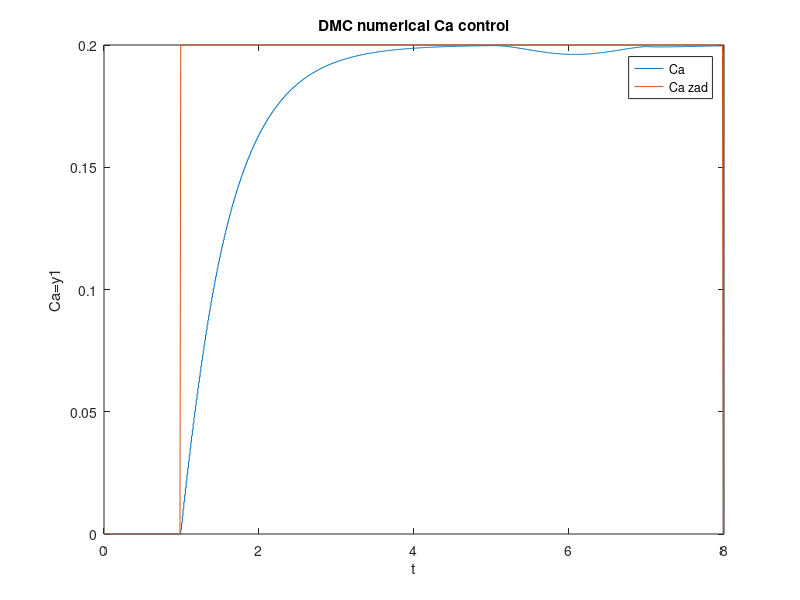
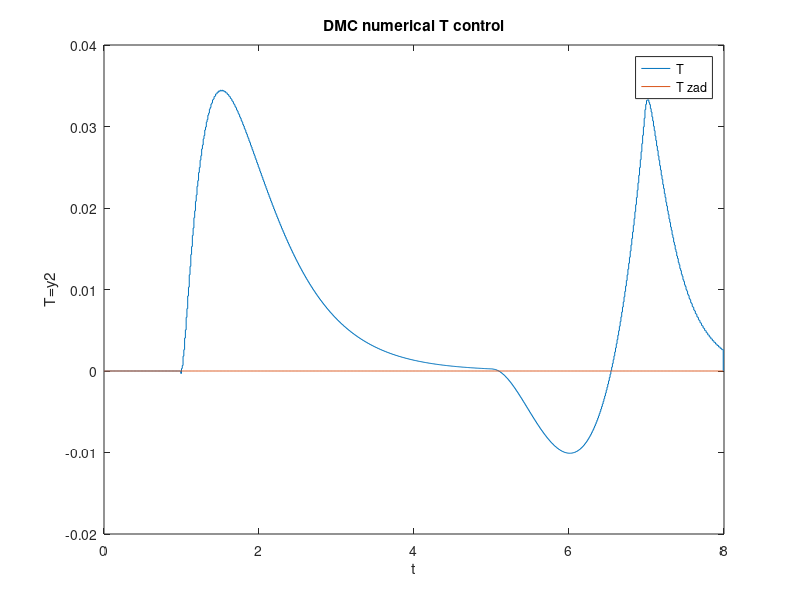

These figures' MATLAB source, in order:
clear all;
close all;

%%%%%%%%%%%%%%Continious model%%%%%%%%%%%%%%%%
A=[-1.1176 -0.0160;
   15.2857 -0.7933];

B=[1.0  0;
   0    -1.3935];

C=[1 0;
   0 1];

D=[0 0;
    0 0];
%%%%%%%%%%%%%%%%%%%%%%%%%%%%%%%%%%%%%%%%%%%%%%%
%%%%%%%%%%%%%Discrete_model%%%%%%%%%%%%%%%%%%%%
Tp=0.01;

Ad=[0.9889     -0.0001585; 
    0.1514     0.9921];

Bd=[0.009944   1.108e-06   -7.95e-07   -1.49e-06;
    0.0007594  -0.01388    0.00996      0.01866  ];

Cd=[1  0;
    0  1];

Dd=[0 0 0 0;
    0 0 0 0];
%%%%%%%%%%%%%%%%%%%%%%%%%%%%%%%%%%%%%%%%%%%%%%%%%
%%%%%%Discrete continious transfer model%%%%%%%%%
Tfinal=6;
t=0:Tp:(Tfinal-Tp);
Dyn=length(t);

sys_c=tf(ss(A,B,C,D));
sys_d=tf(ss(Ad,Bd,Cd,Dd,0.01));

ny=2;
nu=4;


Y=step(sys_d,t);
S=zeros(ny,Dyn*nu);

for i=1.0:1.0:Dyn
    for j=1:1:nu
        for k=1:1:ny
        S(k,nu*(i-1)+j)=Y(i,k,j);
        end
    end
end
%%%%%%%%%%%%%%%%%%%%%%%%%%%%%%%%%%%%%%%%%%%%%%%%%%%
%%%%%%%%%%%%Params for DMC%%%%%%%%%%%%%%%%%%%%%%%%%
N=200;
Nu=2;
M=zeros(N*ny,nu*Nu);
Mp=zeros(N*ny,nu*(Dyn-1));

%%%M matrix%%%
for f=1:1:Nu
for i=1:1:N
    
    for j=1:1:nu
        
        for k=1:1:ny
           
        if  ( (i-1)*nu+j-(f-1)*nu <= 0 )
             M(ny*(i-1)+k,j+(f-1)*nu )=0;
        else    
             M(ny*(i-1)+k,j+(f-1)*nu )=S(k,(i-1)*nu+j-(f-1)*nu);
        end
        
        end
        
        
    
    end
     
end
end
%%%Mp matrix%%%

for i=1:1:N
   
    for j=1:1:(Dyn-1)
    
        for k=1:1:nu
            
            for f=1:1:ny
                if(k+(i+j-1)*nu<=Dyn*nu)
                Mp(ny*(i-1)+f,nu*(j-1)+k)=S(f,k+(i+j-1)*nu)-S(f,k+(j-1)*nu);
                else
                Mp(ny*(i-1)+f,nu*(j-1)+k)=S(f,k+Dyn*(nu-1))-S(f,k+(j-1)*nu); 
                end
            end
        end
  
    end    
    
end    
%%%K matrix%%%
Alpha=eye(Nu*nu,Nu*nu);
Fi=eye(N*ny,N*ny);

K=inv((M'*Fi*M+Alpha))*M'*Fi;

Ke=zeros(nu,2);
% Ke=zeros(4,2);
for i=1:1:N
Ke=Ke+K(1:nu,(2*(i-1)+1):(2*(i-1)+2));
end

Ku=K(1:nu,1:N*ny);
 

%%%%%%%%%%%%%%%%%%%%%%%%%%%%%%%%%%%%%%%%%%%%%%%%%%%
%%%%%%%%%%%DMC_analitical simualation%%%%%%%%%%%%%%
% Uhist=zeros((Dyn-1)*nu,1);
% 
% 
% U=zeros(4,1);
% 
% Tsim=8;
% t_sim=0:Tp:(Tsim-Tp);
% 
% X=zeros(2,length(t_sim));
% 
% Xzad=zeros(2,length(t_sim));
% 
% %%Disturbance%%
% Tin_dist=0.0;
% TCin_dist=0.0;%-16.0;
% maxU1 = 0.5;
% minU2 = -5;
% 
% for i=1:1:(length(t_sim)-1)
%     
%     
%     if(i>=100)
%         Xzad(:,i)=[0.4;0.0];
%     end    
%     
%     e=Xzad(:,i)-X(:,i);
%     dU=Ke*e-Ku*Mp*Uhist;
%     
%     for f=1:1:(Dyn-2)
%         for j=1:1:4
%             Uhist(nu*(Dyn-2)-nu*(f-1)+j)=Uhist(nu*(Dyn-2)-nu*(f)+j);
%         end
%     end
%     
%     Uprev=U;
%     U=U+dU;
%     
%     %%%Seting uncontrolled u%%%
%     U(3,1)=0+Tin_dist;
%     U(4,1)=0+TCin_dist;
%     
%     %%%Limits for input%%%
%     if U(1,1)>maxU1
%         U(1,1)=maxU1;
%     end
%     
%      if U(2,1)<minU2
%         U(2,1)=minU2;
%     end
%     
%         
%     Uhist(1:4)=U-Uprev;
%      
%     
%     X(:,i+1)=Ad*X(:,i)+Bd*(U);
%     
% 
% end
% 
% figure(1)
% stairs(t_sim,X(1,:));
% hold on
% plot(t_sim,Xzad(1,:));
% title({'DMC Ca control'})
% xlabel('t') % x-axis label
% ylabel('Ca=y1') % y-axis label
% legend('Ca','Ca zad')
% print('DMC_anal_Ca','-djpeg','-r 300')
% 
% figure(2)
% stairs(t_sim,X(2,:));
% hold on
% plot(t_sim,Xzad(2,:));
% title({'DMC T control'})
% xlabel('t') % x-axis label
% ylabel('T=y2') % y-axis label
% legend('T','T zad')
% print('DMC_anal_T','-djpeg','-r 300')
%%%%%%%%%%%%%%%%%%%%%%%%%%%%%%%%%%%%%%%%%%%%%%%%%%%
%%%%%%%%%%%DMC_numerical simualation%%%%%%%%%%%%%%%
% 
% Xzad_n=zeros(N*ny,1);
% Xn = zeros(N*ny,1);
% 
% Xmax = ones(N*ny,1)*200;
% Xmin = ones(N*ny,1)*-200;
% 
% Uhist=zeros((Dyn-1)*nu,1);
% dU=zeros(nu*Nu,1);
% 
% Umin=ones(nu*Nu,1)*-100;
% Umax=ones(nu*Nu,1)*100;
% 
% 
% H=2*(M'*Fi*M+Alpha);
% 
% I = eye(nu,nu);
% J = zeros(Nu*nu,Nu*nu);
% for i=1:1:Nu
%     for j=1:1:Nu
%         for f=1:1:nu
%             for k=1:1:nu
%                 J(4*(i-1)+f,4*(j-1)+k)=I(f,k);
%             end
%         end
%     end
% end
% 
% Aqp = [-J; J; -M; M];
% 
% 
% 
% Tsim=8;
% t_sim=0:Tp:(Tsim-Tp);
% 
% dUmax=ones(nu*Nu,1)*1;
% dUmin=ones(nu*Nu,1)*-1;
% 
% Xout=zeros(ny, length(t_sim));
% Xzad_out=zeros(ny, length(t_sim));
% U=zeros(nu,length(t_sim));
% Uutil=zeros(Nu*nu,length(t_sim));
% 
% 
% for i=1:1:(length(t_sim)-1)
%    
%     if(i==100)
%        for c=1:1:N
%            Xzad_n((c-1)*ny+1,1)=0.2;
%        end
%     end
%     
%      X0=Xn+Mp*Uhist;
%      
%      f=(-2*M'*Fi*(Xzad_n-Xn));
%    
%      Uutil_del=zeros(Nu*nu,1); 
%      if(i>1)
%          Uutil_del=Uutil(:,i-1);
%      end
%      
%      b = [-Umin+Uutil_del;Umax-Uutil_del;-Xmin+X0;Xmax-X0;];   
%      
%      dU=quadprog(H,f,Aqp,b,[],[],dUmin,dUmax);
%           
%      U(:,i)=U(:,i)+dU(1:nu,1); 
%      Uutil(:,i)=Uutil(:,i)+dU(:,1);
%      
%      Uhist(1:nu)=U(:,i);
%      
%      for f=1:1:(Dyn-2)
%          for j=1:1:4
%              Uhist(nu*(Dyn-2)-nu*(f-1)+j)=Uhist(nu*(Dyn-2)-nu*(f)+j);
%          end
%      end
% 
%     for j=1:1:(N-1)
%         
%             Ualg=U(:,i);
%         
%             if( (j<=Nu) && (j>1))
%                 Ualg=Ualg+dU(nu*(j-1)+1:nu*(j),1);
%             end
%             
%         Xn( (j)*ny+1:(j+1)*ny,1)=Ad*Xn( (j-1)*ny+1:(j)*ny,1)+Bd*Ualg;
%     end        
% 
%     Xout(:,i)=Xn(ny+1:2*ny,1);
%     Xzad_out(:,i)=Xzad_n(1:ny,1);
% end
% 
% figure(1)
% stairs(t_sim,Xout(1,:));
% hold on
% plot(t_sim,Xzad_out(1,:));
% title({'DMC numerical Ca control'})
% xlabel('t') % x-axis label
% ylabel('Ca=y1') % y-axis label
% legend('Ca','Ca zad')
% print('DMC_num_Ca','-djpeg','-r 300')
% 
% figure(2)
% stairs(t_sim,Xout(2,:));
% hold on
% plot(t_sim,Xzad_out(2,:));
% title({'DMC numerical T control'})
% xlabel('t') % x-axis label
% ylabel('T=y2') % y-axis label
% legend('T','T zad')
% print('DMC_num_T','-djpeg','-r 300')
Alpha=1.0*eye(Nu*nu,Nu*nu);

Fi=1*eye(N*ny,N*ny);


Xzad_n=zeros(N*ny,1);
Xn = zeros(N*ny,1);

Xmax = ones(N*ny,1)*120;
Xmin = ones(N*ny,1)*-120;

Uhist=zeros((Dyn-1)*nu,1);
dU=zeros(nu*Nu,1);



H=2*(M'*Fi*M+Alpha);

I = eye(nu,nu);
J = zeros(Nu*nu,Nu*nu);
for i=1:1:Nu
    for j=1:1:Nu
        if(j-i<=0)
        
        for f=1:1:nu
            for k=1:1:nu
                J(nu*(i-1)+f,nu*(j-1)+k)=I(f,k);
%                 J(4*(i-1)+f,4*(j-1)+k)=I(f,k);
            end
        end
        
        end
    end
end

Aqp = [-J; J; -M; M];



Tsim=8;
t_sim=0:Tp:(Tsim-Tp);

dUmax=ones(nu*Nu,1)*200;
dUmax(1,1)=0.3;

dUmax(3,1)=0;
% dUmax(7,1)=0;

dUmax(4,1)=0;
% dUmax(8,1)=0;


dUmin=ones(nu*Nu,1)*-200;
dUmin(2,1)=-3.0;

dUmin(3,1)=0;
% dUmin(7,1)=0;

dUmin(4,1)=0;
% dUmin(8,1)=0;


Umin=ones(nu*Nu,1)*-100;
Umin(2,1)=-3;

Umin(3,1)=0;
% Umin(7,1)=0;

Umin(4,1)=0;
% Umin(8,1)=0;



Umax=ones(nu*Nu,1)*100;
Umax(1,1)=0.3;

Umax(3,1)=0;
% Umax(7,1)=0;

Umax(4,1)=0;
% Umax(8,1)=0;



Xout=zeros(ny, length(t_sim));
Xzad_out=zeros(ny, length(t_sim));
U=zeros(nu,length(t_sim));
Uutil=zeros(Nu*nu,length(t_sim));


for i=1:1:(length(t_sim)-1)
   
    if(i==100)
       for c=1:1:N
           Xzad_n((c-1)*ny+1,1)=0.2;
       end
    end
    
     X0=Xn+Mp*Uhist;
     
     F=(-2*M'*Fi*(Xzad_n-X0));
   
     Uutil_del=zeros(Nu*nu,1); 
     if(i>1)
         Uutil_del=Uutil(:,i-1);
     end
     
     b = [-Umin+Uutil_del;Umax-Uutil_del;-Xmin+X0;Xmax-X0;];   
     
     dU=quadprog(H,F,Aqp,b,[],[],dUmin,dUmax);
          
     if(i>1)
     U(:,i)=U(:,(i-1))+dU(1:nu,1); 
     Uutil(:,i)=Uutil(:,(i-1))+dU(:,1);
     else
     U(:,i)=dU(1:nu,1); 
     Uutil(:,i)=dU(:,1);    
     end
     
     %Disturbance
     %U(3,i)=0;
     %U(4,i)=-16;
     
     for f=1:1:(Dyn-2)
         for j=1:1:nu
             Uhist(nu*(Dyn-2)-nu*(f-1)+j,1)=Uhist(nu*(Dyn-2)-nu*(f)+j,1);
         end
     end

    Uhist(1:nu,1)=dU(1:nu,1);

    if(i>1) 
    Xn(1:ny)=Xout(:,(i-1));
    end 
    
    Ualg=U(:,i);
    
    for j=1:1:(N-1)
        
            
        
            if( (j<=Nu) && (j>1))
                Ualg=Ualg+dU(nu*(j-1)+1:nu*(j),1);
            end
            
        Xn( (j)*ny+1:(j+1)*ny,1)=Ad*Xn( (j-1)*ny+1:(j)*ny,1)+Bd*Ualg;
    end        

    Xout(:,i)=Xn(1*ny+1:2*ny,1);
    Xzad_out(:,i)=Xzad_n(1:ny,1);
end

figure(1)
stairs(t_sim,Xout(1,:));
hold on
plot(t_sim,Xzad_out(1,:));
title({'DMC numerical Ca control'})
xlabel('t') % x-axis label
ylabel('Ca=y1') % y-axis label
legend('Ca','Ca zad')
print('DMC_num_Ca','-djpeg','-r 300')

figure(2)
stairs(t_sim,Xout(2,:));
hold on
plot(t_sim,Xzad_out(2,:));
title({'DMC numerical T control'})
xlabel('t') % x-axis label
ylabel('T=y2') % y-axis label
legend('T','T zad')
print('DMC_num_T','-djpeg','-r 300')

%%%%%%%%%%%%%%%%%%%%%%%%%%%%%%%%%%%%%%%%%%%%%%%%%%%